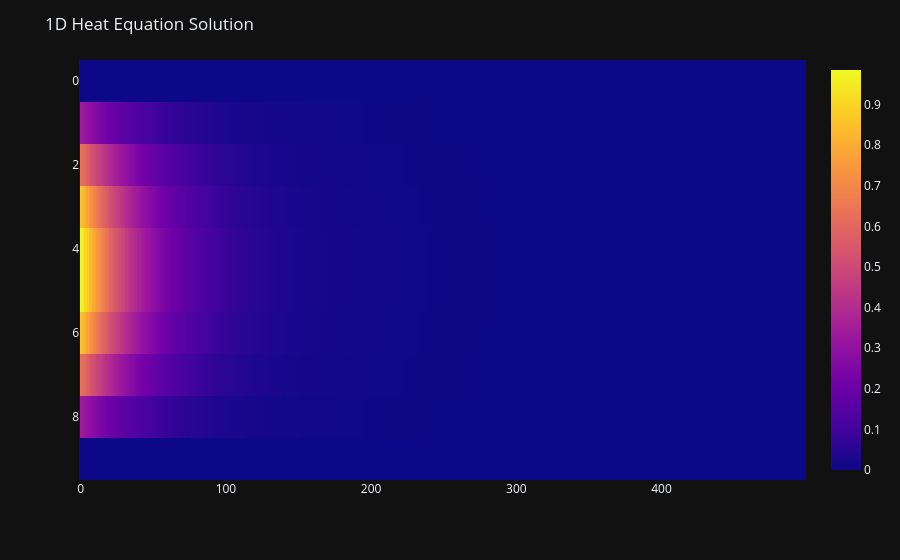

Notebook cell for this chart:
### Code cell
import plotly.express as px

fig = px.imshow(mat, aspect="auto")
fig.update_layout(title=dict(text="1D Heat Equation Solution"),
                  template="plotly_dark",
                  hovermode=False)
fig.show()

### Figure 1 — Plotly figure (JSON) as saved in the notebook; plotly's stock layout.template omitted (floating-point values rounded to 4 significant figures; data arrays with more than 128 entries replaced by an {"elided": "..."} marker saying what was removed)
{"data": [{"coloraxis": "coloraxis", "hovertemplate": "x: %{x}<br>y: %{y}<br>color: %{z}<extra></extra>", "name": "0", "type": "heatmap", "xaxis": "x", "yaxis": "y", "z": {"elided": "10x500 float values"}}], "layout": {"coloraxis": {"colorscale": [[0, "#0d0887"], [0.1111, "#46039f"], [0.2222, "#7201a8"], [0.3333, "#9c179e"], [0.4444, "#bd3786"], [0.5556, "#d8576b"], [0.6667, "#ed7953"], [0.7778, "#fb9f3a"], [0.8889, "#fdca26"], [1, "#f0f921"]]}, "hovermode": false, "margin": {"t": 60}, "title": {"text": "1D Heat Equation Solution"}, "xaxis": {"anchor": "y", "domain": [0, 1]}, "yaxis": {"anchor": "x", "autorange": "reversed", "domain": [0, 1]}}}
